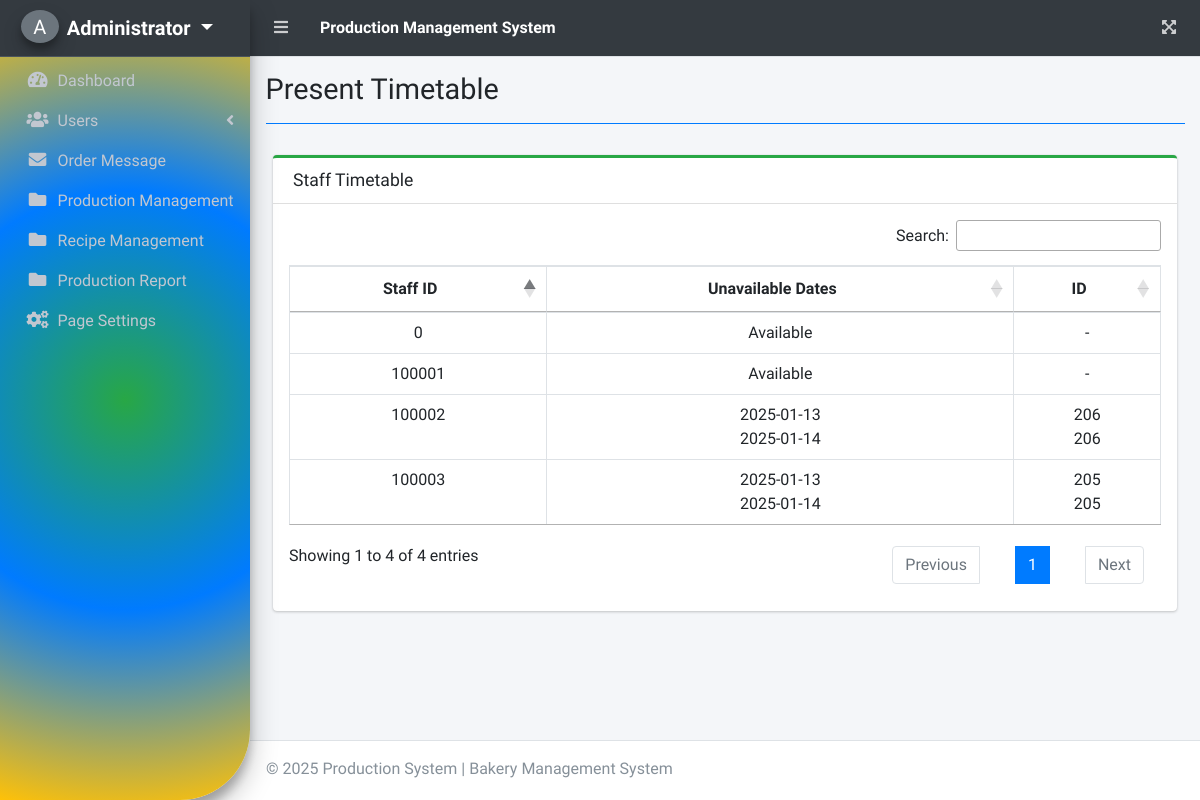
Screenshot of /index.php?page=present_timetable (signed in) with the database file from the repository.
### tables this page shows
CREATE TABLE `categories` (
  `order_id` int(11) NOT NULL,
  `id` int(11) NOT NULL,
  `product_id` int(11) NOT NULL,
  `recipe_name` varchar(255) NOT NULL,
  `qty_product` int(11) NOT NULL,
  `staff_id` text NOT NULL,
  `created_at` timestamp NOT NULL DEFAULT current_timestamp(),
  `starteddate` varchar(50) NOT NULL,
  `enddate` varchar(20) NOT NULL,
  `hours` int(6) NOT NULL,
  `status` text NOT NULL,
  `quality_test` text NOT NULL,
  `comment` text NOT NULL,
  `ingredients_data` text DEFAULT NULL
);

### present_timetable.php (the view, shortened to what this page needs)
<?php include 'db_connect.php'; ?>
<div class="col-lg-12">
    <div class="card card-outline card-success">
        <div class="card-header">
            <h3 class="card-title">Staff Timetable</h3>
        </div>
        <div class="card-body p-3">
            <div class="table-responsive">
                <table class="table table-hover table-bordered" id="timetable">
                    <thead>
                        <tr>
                            <th class="text-center">Staff ID</th>
                            <th class="text-center">Unavailable Dates</th>
                            <th class="text-center">ID</th>
                        </tr>
                    </thead>
                    <tbody>
                        <?php
                        $qry = $conn->query("SELECT DISTINCT staff_id FROM users WHERE type = 3");
                        while ($row = $qry->fetch_assoc()):
                            $staff_id = $row['staff_id'];
                            $unavailable_dates = [];
                            $schedule_qry = $conn->query("SELECT starteddate, enddate, id, status FROM categories WHERE staff_id = '$staff_id'");
                            if ($schedule_qry) {
                                while ($sched = $schedule_qry->fetch_assoc()) {
                                    if ($sched['status'] !== 'Finished') {
                                        $start_date = new DateTime($sched['starteddate']);
                                        $end_date = new DateTime($sched['enddate']);
                                        $interval = new DateInterval('P1D');
                                        $date_range = new DatePeriod($start_date, $interval, $end_date->modify('+1 day'));
                                        foreach ($date_range as $date) {
                                            $unavailable_dates[] = [
                                                'date' => $date->format('Y-m-d'),
                                                'id' => $sched['id']
                                            ];
                                        }
                                    }
                                }
                            }
                        ?>
                        <tr>
                            <td class="text-center"> <?php echo $staff_id; ?> </td>
                            <td class="text-center">
                                <?php
                                if (empty($unavailable_dates)) {
                                    echo "Available";
                                } else {
                                    foreach ($unavailable_dates as $unavailable) {
                                        if ($unavailable['date'] >= date('Y-m-d')) {
                                            echo $unavailable['date'] . "<br>";
                                        }
                                    }
                                }
                                ?>
                            </td>
                            <td class="text-center">
                                <?php
                                if (empty($unavailable_dates)) {
                                    echo "-";
                                } else {
                                    foreach ($unavailable_dates as $unavailable) {
                                        if ($unavailable['date'] >= date('Y-m-d')) {
                                            echo $unavailable['id'] . "<br>";
                                        }
                                    }
                                }
                                ?>
                            </td>
                        </tr>
                        <?php endwhile; ?>
                    </tbody>
                </table>
            </div>
        </div>
    </div>
</div>
<link rel="stylesheet" type="text/css" href="https://cdn.datatables.net/1.12.1/css/jquery.dataTables.css">

### rows the page displays
categories: starteddate "2025-01-13", enddate "2025-01-14", id "206"
categories: starteddate "2025-01-13", enddate "2025-01-14", id "205"

### other values shown
substr($_SESSION['login_fullname'], 0,1) "A"
$_SESSION['login_fullname'] "Administrator"
$title "Present Timetable"
$staff_id "100001"
$staff_id "100002"
$staff_id "0"
$staff_id "100003"
